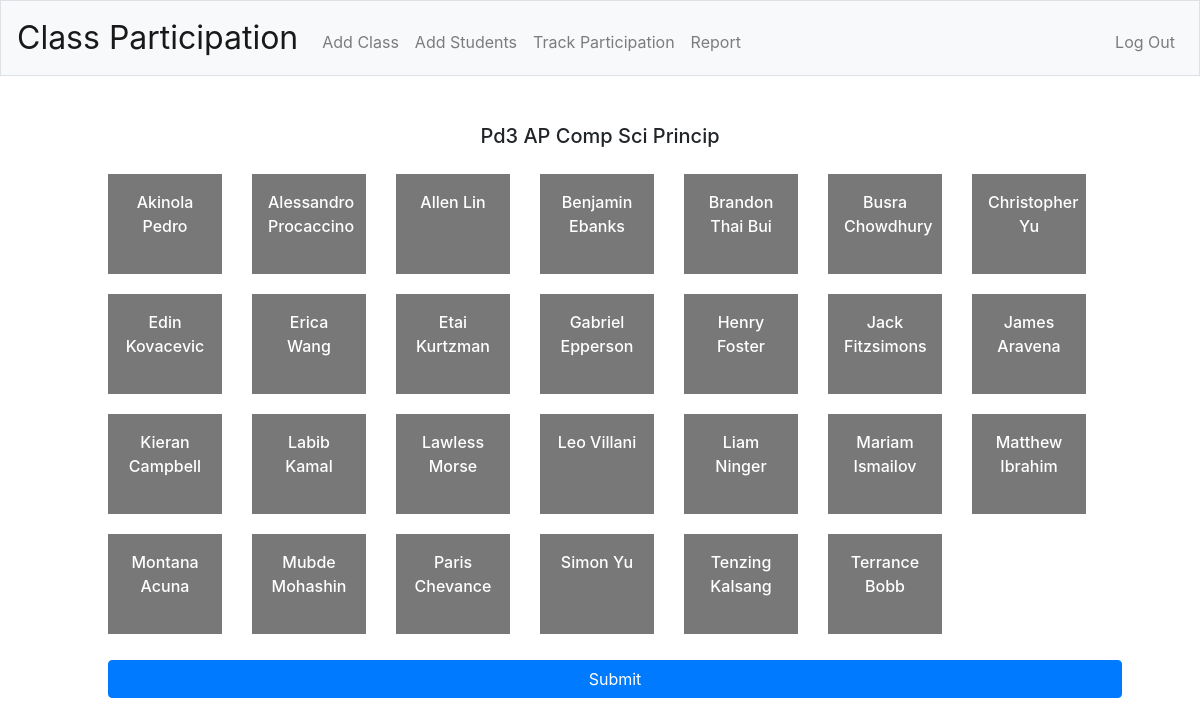
The page /select?class=2 (signed in) on the database its author committed.
### tables this page shows
CREATE TABLE "classes" (
	"id"	INTEGER,
	"teacher_id"	INTEGER NOT NULL,
	"class_name"	TEXT NOT NULL,
	"class_period"	INTEGER NOT NULL,
	"class_code"	TEXT NOT NULL,
	"section"	INTEGER,
	PRIMARY KEY("id" AUTOINCREMENT)
);

CREATE TABLE "students" (
	"student_id"	INTEGER NOT NULL UNIQUE,
	"last_name"	TEXT NOT NULL,
	"first_name"	TEXT NOT NULL
);

### app.py (the view)
@app.route("/select")
@login_required
def select():
    selected_class = request.args.get('class')
    print("CLASS is: ", selected_class)
    student_list = []
    students = db.execute("SELECT * FROM students WHERE student_id IN (SELECT student_id FROM students_classes where class_id = ?)", selected_class)
    for student in students:
        student_list.append((student['first_name'], student['last_name'], student['student_id']))
    student_list.sort()
    class_name = db.execute("SELECT class_name FROM classes WHERE id = ?", selected_class)
    return render_template("track.html", students=student_list, selected_class=selected_class, class_name=class_name[0]['class_name'])

### app.py (called while the page is built)
@app.after_request
def after_request(response):
    response.headers["Cache-Control"] = "no-cache, no-store, must-revalidate"
    response.headers["Expires"] = 0
    response.headers["Pragma"] = "no-cache"
    return response

### helpers.py (called while the page is built)
def login_required(f):
    @wraps(f)
    def decorated_function(*args, **kwargs):
        if session.get("user_id") is None:
            return redirect("/login")
        return f(*args, **kwargs)
    return decorated_function

### templates/track.html (shortened to what this page needs)
{% extends "layout.html" %}
{% block main %}
      <div class="container">
        <h5 class="mb-3">{{ class_name }}</h5>
        <div class="d-flex flex-wrap">
          {% for student in students %}
          <div id={{ student[2] }} class="p-3 box choice">{{ student[0] }} {{ student[1] }}</div>
          {% endfor %}
        </div>
        <button onclick="save({{ selected_class }})" class="btn btn-primary btn-block mt-3" id="submit">Submit</button>
      </div>
{% endblock %}

### static/styles.css (style rules this page uses)
.box { height: 100px; width: 114px; background-color: #787878; margin: 10px 15px; color: white; text-align: center; font-weight: 500; }
button { margin: 15px; }

### rows shown on the page
classes: class_name "Pd3 AP Comp Sci Princip"
students: first_name "Akinola", last_name "Pedro"
students: first_name "Alessandro", last_name "Procaccino"
students: first_name "Allen", last_name "Lin"
students: first_name "Benjamin", last_name "Ebanks"
students: first_name "Brandon", last_name "Thai Bui"
students: first_name "Busra", last_name "Chowdhury"
students: first_name "Christopher", last_name "Yu"
students: first_name "Edin", last_name "Kovacevic"
students: first_name "Erica", last_name "Wang"
students: first_name "Etai", last_name "Kurtzman"
students: first_name "Gabriel", last_name "Epperson"
students: first_name "Henry", last_name "Foster"
students: first_name "Jack", last_name "Fitzsimons"
students: first_name "James", last_name "Aravena"
students: first_name "Kieran", last_name "Campbell"
students: first_name "Labib", last_name "Kamal"
students: first_name "Lawless", last_name "Morse"
students: first_name "Leo", last_name "Villani"
students: first_name "Liam", last_name "Ninger"
students: first_name "Mariam", last_name "Ismailov"
students: first_name "Matthew", last_name "Ibrahim"
students: first_name "Montana", last_name "Acuna"
students: first_name "Mubde", last_name "Mohashin"
students: first_name "Paris", last_name "Chevance"
students: first_name "Simon", last_name "Yu"
students: first_name "Tenzing", last_name "Kalsang"
students: first_name "Terrance", last_name "Bobb"
